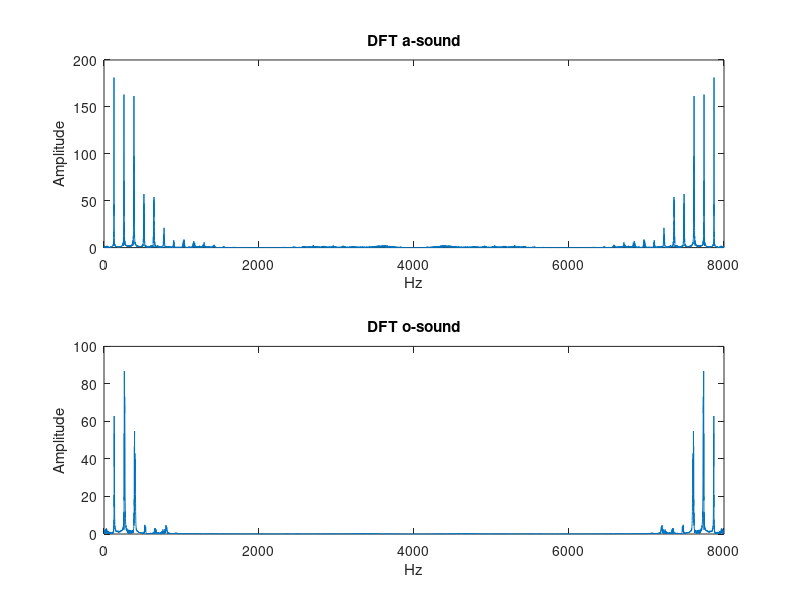

Reproduce this figure in MATLAB. (Note: this script raises an error after producing the figure.)
%vowel.m

% Load and detrend data
Fs=8000;
load aaa.mat
aa = detrend(y(2, 6000:end));
load ooo.mat
oo = detrend(y(2, 6000:end));
len = length(aa);
x = 0:Fs/len:Fs-1e-4;

% Divide into estimation and validation data.
aa_est = aa(1:end*2/3);
aa_val = aa(end*2/3+1:end);
oo_est = oo(1:end*2/3);
oo_val = oo(end*2/3+1:end);
len_est = length(aa_est);
len_val = length(aa_val);
x_est = 0:2/len_est:Fs-1e-9;
x_val = 0:2/len_val:Fs-1e-9;

figure(1);
subplot(2, 1, 1);
length(x)
length(abs(fft(aa)))
plot(x, abs(fft(aa)));
xlabel('Hz');
ylabel('Amplitude');
title('DFT a-sound');
subplot(2, 1, 2);
plot(x, abs(fft(oo)));
title('DFT o-sound');
xlabel('Hz');
ylabel('Amplitude');
%%

% Validation of different orders.
varaa = [];
varoo = [];
resaa = [];
resoo = [];
for na = (1:20)
    m = ar(aa_est, na);
    residual = filter(m.a, 1, aa_val);
    varaa = [varaa residual*residual'/(aa_val*aa_val')];
    resaa = [resaa residual'];
    
    m = ar(oo_est, na);
    residual = filter(m.a, 1, oo_val);
    varoo = [varoo residual*residual'/(oo_val*oo_val')];
    resoo = [resoo residual'];
end

% Plot loss function for different model orders.
figure(2);
subplot(2,1,1);
plot(varaa);
title('Loss function of validation data a-sound');
ylabel('Variance');
ylim([0 0.08]);
xlabel('Model Order');
subplot(2,1,2);
plot(varoo);
[mi, i] = min(varoo)
title('Loss function of validation data o-sound');
ylabel('Variance');
ylim([0 0.08]);
xlabel('Model Order');
%%

% Calculate whiteness for whiteness test for different model orders.
aa_pr_s = [];
oo_pr_s = [];
for k = 1:20
    aa_pr_s = [aa_pr_s sum(abs(diff(sign(resaa(:,k)))))/2/len_val];
    oo_pr_s = [oo_pr_s sum(abs(diff(sign(resoo(:,k)))))/2/len_val];
end
aa_pr_s
oo_pr_s

%%
% Calculate residual covariance for different model orders.
start = 1;
for k = (start:start+3)
    figure(3);
    subplot(4,1,k-start+1);
    % Check course book for code for this function
    [Reyaa, kk] = sig2crosscovfun(resaa(:,k), aa_val', 10);
    plot(kk, Reyaa/sqrt(var(resaa(:,k))*var(aa_val')));
    aa_max = max(xcorr(resaa(:,k), aa_val'))
    title(sprintf('Residual Covariance plot a-sound order %d', k));
    ylabel('Correlation');
    xlabel('k');
    xlim([1 10]);
    if k ~= 1; ylim([-0.2 0.2]); end;
    %plot(resaa(:,k));
    figure(4);
    subplot(4,1,k-start+1);
    [Reyoo, kk] = sig2crosscovfun(resoo(:,k), oo_val', 10); 
    plot(kk, Reyoo/sqrt(var(resoo(:,k))*var(oo_val')));
    title(sprintf('Residual Covariance plot o-sound order %d', k));
    ylabel('Correlation');
    xlabel('k');
    xlim([1 10]);
    if k ~= 1; ylim([-0.2 0.2]); end;
end
%%
% Generate soundfiles.

maa = ar(aa_est, 8);
moo = ar(oo_est, 4);
pulseaa = floor(8000/130);
pulseoo = floor(8000/130);

A = 0.1;
eaa = A*(rem((1:len),pulseaa) == 0)';
eoo = A*(rem((1:len),pulseoo) == 0)';

estaa = filter(1,maa.a, eaa);
estoo = filter(1,moo.a, eoo);
wavwrite(estaa, 'a.wav');
wavwrite(estoo, 'o.wav');
